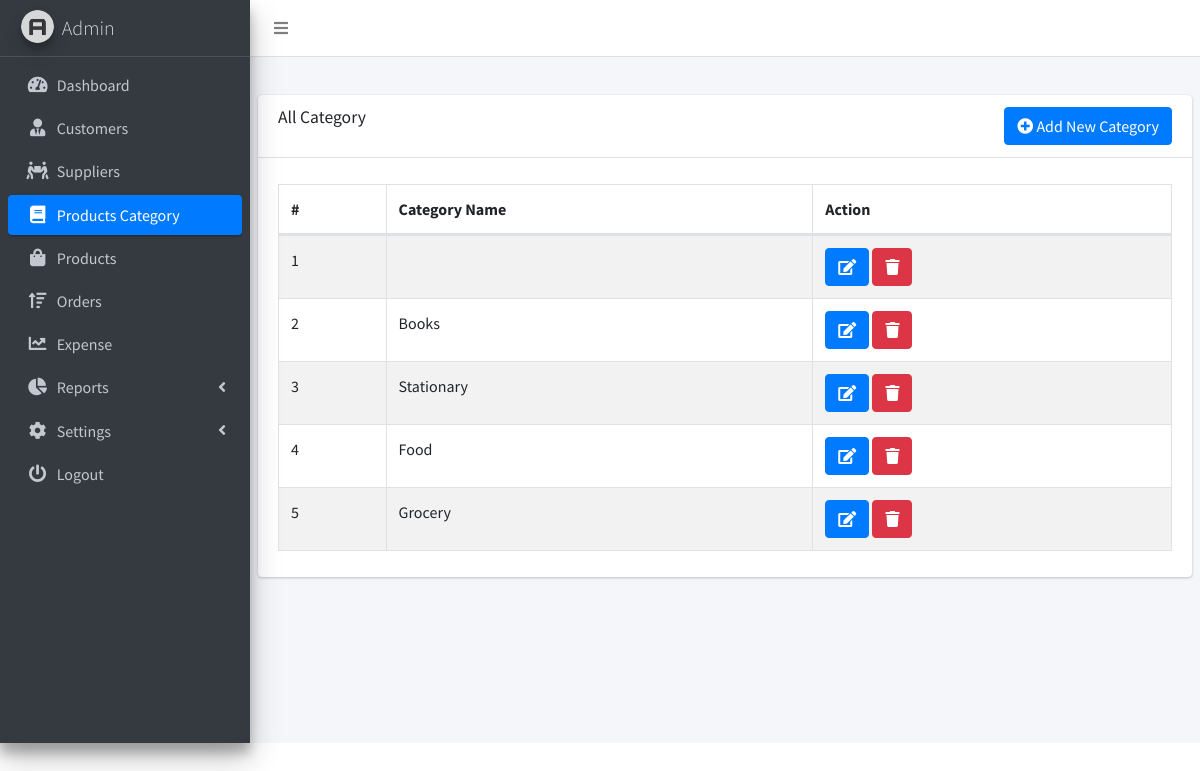
Screenshot of /category.php (signed in) with the database file from the repository.
### tables this page shows
CREATE TABLE `product_category` (
  `product_category_id` int(11) NOT NULL,
  `product_category_name` varchar(255) NOT NULL
);

### category.php (the view, shortened to what this page needs)
<!DOCTYPE html>
<html lang="en">
<head>
    <link rel="stylesheet" href="dist/css/preloader.css">
    <link rel="stylesheet" href="plugins/fontawesome-free/css/all.min.css">
    <link rel="stylesheet" href="https://code.ionicframework.com/ionicons/2.0.1/css/ionicons.min.css">
    <link rel="stylesheet" href="plugins/datatables-bs4/css/dataTables.bootstrap4.min.css">
    <link rel="stylesheet" href="plugins/datatables-responsive/css/responsive.bootstrap4.min.css">
    <link rel="stylesheet" href="dist/css/buttons.dataTables.min.css">
    <link rel="stylesheet" href="dist/css/adminlte.min.css">
</head>
<body class="hold-transition sidebar-mini">
<div class="wrapper">
    <nav class="main-header navbar navbar-expand navbar-white navbar-light">
        <ul class="navbar-nav">
            <li class="nav-item">
                <a class="nav-link" data-widget="pushmenu" href="#" role="button"><i class="fas fa-bars"></i></a>
            </li>
        </ul>
    </nav>
    <aside class="main-sidebar sidebar-dark-primary elevation-4">
        <a href="#" class="brand-link">
            <img src="dist/img/AdminLTELogo.png"
                 alt="AdminLTE Logo"
                 class="brand-image img-circle elevation-3"
                 style="opacity: .8">
            <span class="brand-text font-weight-light">Admin</span>
        </a>
        <div class="sidebar">
            <nav class="mt-2">
                <ul class="nav nav-pills nav-sidebar flex-column" data-widget="treeview" role="menu"
                    data-accordion="false">
                    <li class="nav-item">
                        <a href="dashboard.php" class="nav-link">
                            <i class="nav-icon fas fa-tachometer-alt"></i>
                            <p>
                                Dashboard
                            </p>
                        </a>
                    </li>
                    <li class="nav-item">
                        <a href="customers.php" class="nav-link">
                            <i class="nav-icon fas fa-user-tie"></i>
                            <p>
                                Customers
                            </p>
                        </a>
                    </li>
                    <li class="nav-item">
                        <a href="suppliers.php" class="nav-link">
                            <i class="nav-icon fas fa-people-carry"></i>
                            <p>
                                Suppliers
                            </p>
                        </a>
                    </li>
                    <li class="nav-item">
                        <a href="category.php" class="nav-link active">
                            <i class="nav-icon fas fa-book"></i>
                            <p>
                                Products Category
                            </p>
                        </a>
                    </li>
                    <li class="nav-item">
                        <a href="products.php" class="nav-link">
                            <i class="nav-icon fas fa-shopping-bag"></i>
                            <p>
                                Products
                            </p>
                        </a>
                    </li>
                    <li class="nav-item">
                        <a href="orders.php" class="nav-link">
                            <i class="nav-icon fas fa-sort-amount-up"></i>
                            <p>
                                Orders
                            </p>
                        </a>
                    </li>
                    <li class="nav-item">
                        <a href="expense.php" class="nav-link">
                            <i class="nav-icon fas fa-chart-line"></i>
                            <p>
                                Expense
                            </p>
                        </a>
                    </li>
                    <li class="nav-item">
                        <a href="#" class="nav-link">
                            <i class="nav-icon fas fa-chart-pie"></i>
                            <p>
                                Reports
                                <i class="right fas fa-angle-left"></i>
                            </p>
                        </a>
                    </li>
                    <li class="nav-item">
                        <a href="products.php" class="nav-link">
                            <i class="nav-icon fas fa-cog"></i>
                            <p>
                                Settings
                                <i class="right fas fa-angle-left"></i>
                            </p>
                        </a>
                    </li>
                    <li class="nav-item">
                        <a href="logout.php" class="nav-link">
                            <i class="nav-icon fas fa-power-off"></i>
                            <p>
                                Logout
                            </p>
                        </a>
                    </li>
                </ul>
            </nav>
        </div>
    </aside>
    <div class="content-wrapper">
        <section class="content-header">
        </section>
        <section class="content">
            <div class="row">
                <div class="col-12">
                    <div class="card">
                        <div class="card-header">
                            <button type="button" onclick="location.href = 'add_category.php';"
                                    class="btn btn-primary float-right"><i class='fas fa-plus-circle'></i> Add New
                                Category
                            </button>
                            <h3 class="card-title">All Category</h3>
                        </div>
                        <div class="card-body">
                            <table id="example1" class="table table-bordered table-striped">
                                <thead>
                                <tr>
                                    <th>#</th>
                                    <th>Category Name</th>
                                    <?php
                                    $user_type = $_SESSION['user_type'];
                                    if ($user_type == 'admin') {
                                        ?>
                                        <th>Action</th>
                                        <?php
                                    }
                                    ?>
                                </tr>
                                </thead>
                                <tbody>
                                <?php
                                include('db_connect.php');
                                $sql = "SELECT * FROM product_category ORDER BY product_category_id DESC";
                                $result = mysqli_query($con, $sql);
                                $i = 1;
                                while ($row = mysqli_fetch_array($result)) {
                                    echo "<tr>";
                                    echo "<td>" . $i . "</td>";
                                    echo "<td>" . $row['product_category_name'] . "</td>";
                                    if ($user_type == 'admin') {
                                        echo "<td><a class='btn btn-primary'  href=\"edit_category.php?id=" . $row['product_category_id'] . "\" ><i class='fas fa-edit'></i></a>  ";
                                        echo "<a class='confirmation btn btn-danger'  href=\"delete_category.php?id=" . $row['product_category_id'] . "\" ><i class='fas fa-trash'></i></a></td>";
                                    }
                                    $i++;
                                    echo "</tr> ";
                                }
                                echo " </tbody>";
                                echo " </table>";
                                ?>
                        </div>
                    </div>
                </div>
            </div>
        </section>
    </div>
</div>
</body>
</html>

### rows the page displays
product_category: product_category_name "Books"
product_category: product_category_name "Stationary"
product_category: product_category_name "Food"
product_category: product_category_name "Grocery"
